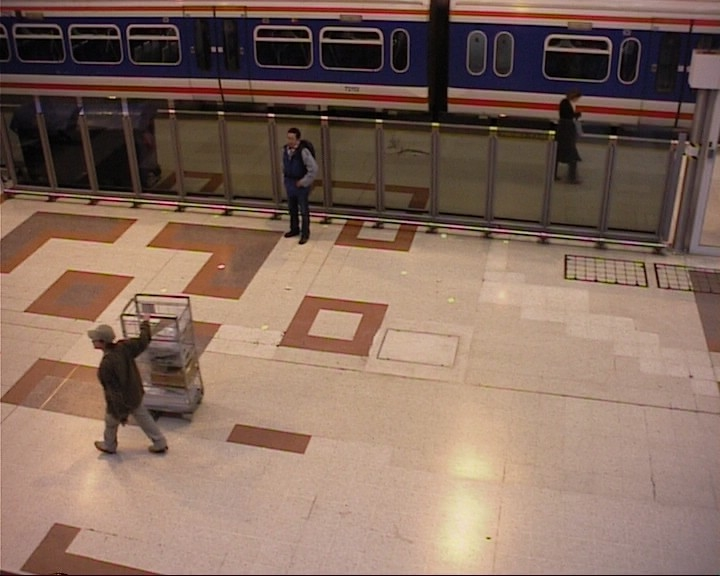
#> input picture in000216.jpg, 720 x 576 px
$ jupyter execute MeanshiftTracker.ipynb
#> lines starting #> are read from the running program, lines starting #| are printed output that depends on the picture; after the words box and inside, x2 and y2 are one past the last pixel; in counts of white or black regions, pixels touching at a corner belong together
<a href="https://colab.research.google.com/github/gabilodeau/INF6804/blob/master/MeanshiftTracker.ipynb" target="_parent"></a>

INF6804 Vision par ordinateur

Polytechnique Montréal

Exemple de suivi avec Mean-shift

[cell 1]
import cv2
import os
import matplotlib.pyplot as plt
import matplotlib.patches as patches
import numpy as np

Lecture de deux images tests et affichage.

[cell 2]
image_name = 'in000216.jpg'
if not os.path.exists(image_name):
  !gdown https://raw.githubusercontent.com/gabilodeau/INF6804/master/images/in000216.jpg
  !gdown https://raw.githubusercontent.com/gabilodeau/INF6804/master/images/in000219.jpg
  !gdown https://raw.githubusercontent.com/gabilodeau/INF6804/master/images/in000222.jpg
  !gdown https://raw.githubusercontent.com/gabilodeau/INF6804/master/images/in000225.jpg

[cell 3]
image1 = cv2.imread('in000216.jpg',cv2.IMREAD_GRAYSCALE)
#> image1: shape (576, 720); min 0, max 229, mean 113.5
image2 = cv2.imread('in000219.jpg',cv2.IMREAD_GRAYSCALE)
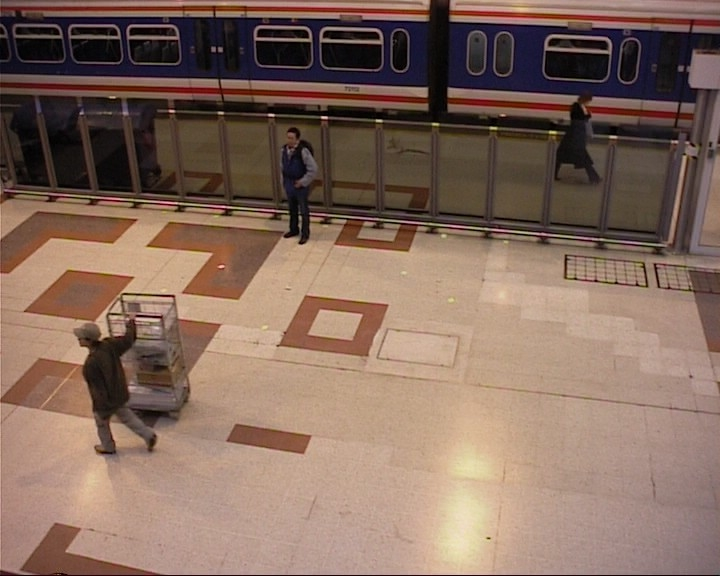
#> input picture in000219.jpg, 720 x 576 px
#> image2: shape (576, 720); min 0, max 228, mean 113.4
f, axarr = plt.subplots(1, 2, figsize=(15,15))
axarr[0].imshow(image1,cmap = plt.get_cmap('gray'))
axarr[1].imshow(image2,cmap = plt.get_cmap('gray'))
plt.show()

Définition du rectangle englobant (bbox) de la de la région d'intérêt (ROI).

[cell 4]
# Pour suivre une des trois personnes
#bbox = (279, 120, 36, 120)
#bbox = (83, 300, 70, 160)
bbox = (547, 90, 45, 100)
fig,ax = plt.subplots(1)
ax.imshow(image1,cmap = plt.get_cmap('gray'))
rect = patches.Rectangle((bbox[0],bbox[1]),bbox[2],bbox[3],linewidth=2,edgecolor='r',facecolor='none')
ax.add_patch(rect)
plt.show()

Calcul de l'histogramme de la ROI

[cell 5]
roi = (bbox[0], bbox[1], bbox[0]+bbox[2], bbox[1]+bbox[3])
mask = np.zeros((image1.shape[0],image1.shape[1]), np.uint8)
cv2.rectangle(mask,(roi[0],roi[1]),(roi[2],roi[3]),255,-1,8,0);
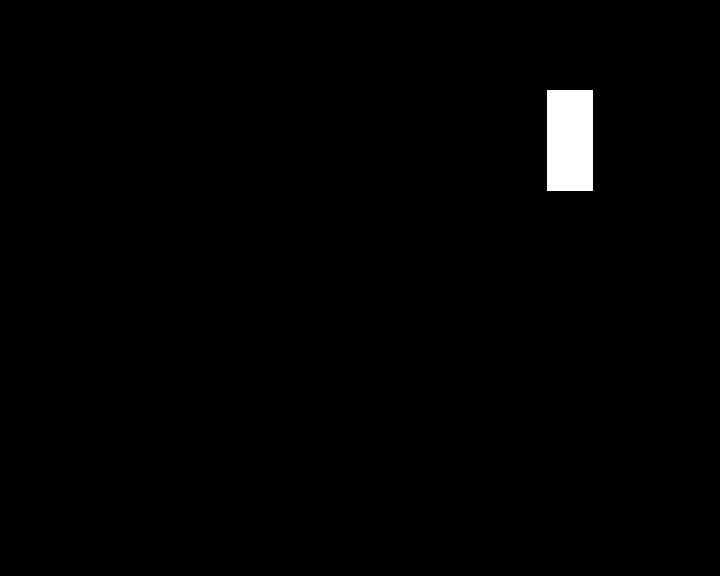
#> mask: shape (576, 720); 1.1% white; 1 white region, box (x1, y1, x2, y2) and area: (547, 90, 593, 191) 4646
roi_hist = cv2.calcHist([image1],[0],mask,[64],[0,256])
#> roi_hist = 64 values, max 433 at index 4, min 0 at index 37, mean 72.59
plt.plot(roi_hist,'r')
plt.show()
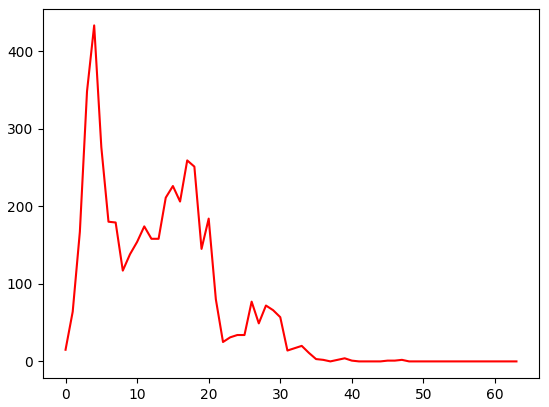
#> figure drawn by matplotlib, 1 panel; curve peaks at x = 4, y = 433

Rétroprojection de l'histogramme dans la trame suivante.

[cell 6]
retro = cv2.calcBackProject([image2],[0],roi_hist,[0,64],1)
plt.imshow(retro,cmap = plt.get_cmap('gray'))
plt.show()

Application de mean-shift

[cell 7]
#nb max (10) d'itérations ou déplacement <1 pixel
crit_fin = ( cv2.TERM_CRITERIA_EPS | cv2.TERM_CRITERIA_COUNT, 10, 1 )

iterations, bbox = cv2.meanShift(retro, bbox, crit_fin)
#> iterations = 3; bbox = (548, 86, 45, 100)
fig,ax = plt.subplots(1)
ax.imshow(image2,cmap = plt.get_cmap('gray'))
rect = patches.Rectangle((bbox[0],bbox[1]),bbox[2],bbox[3],linewidth=2,edgecolor='r',facecolor='none')
ax.add_patch(rect)
plt.show()

[cell 8]
image3 = cv2.imread('in000222.jpg',cv2.IMREAD_GRAYSCALE)
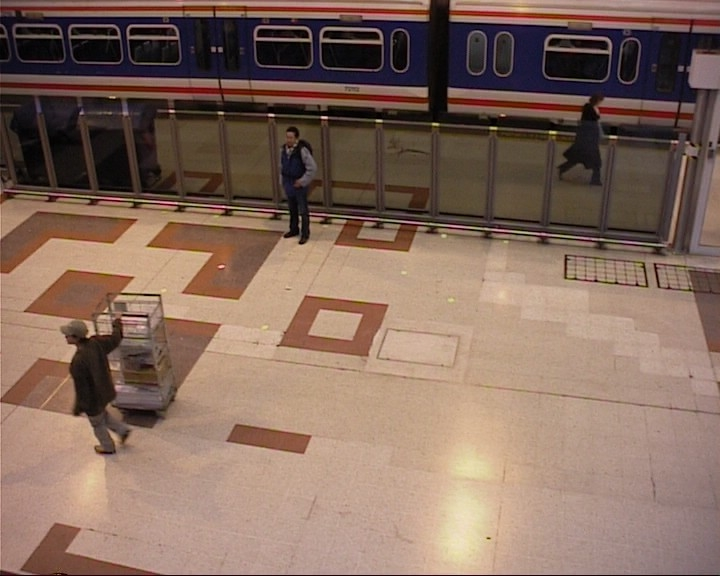
#> input picture in000222.jpg, 720 x 576 px
#> image3: shape (576, 720); min 0, max 229, mean 113.4
retro = cv2.calcBackProject([image3],[0],roi_hist,[0,64],1)
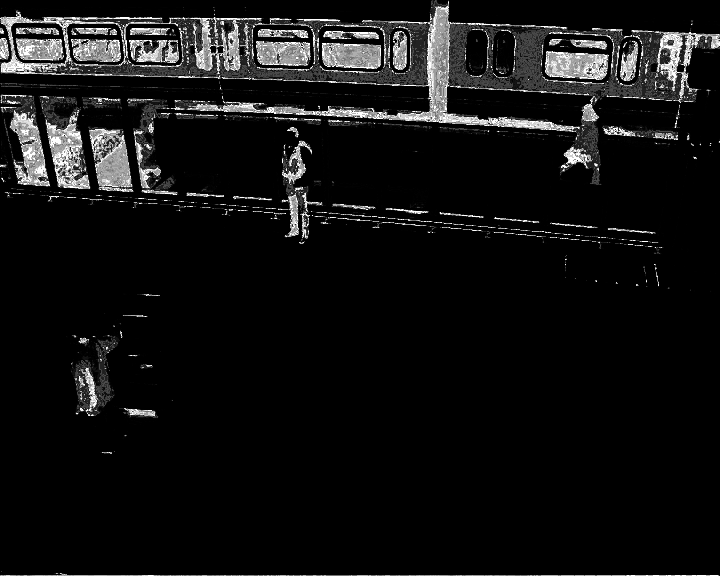
#> retro: shape (576, 720); min 0, max 255, mean 17.9
iterations, bbox = cv2.meanShift(retro, bbox, crit_fin)
#> bbox = (558, 80, 45, 100)
fig,ax = plt.subplots(1)
ax.imshow(image2,cmap = plt.get_cmap('gray'))
rect = patches.Rectangle((bbox[0],bbox[1]),bbox[2],bbox[3],linewidth=2,edgecolor='r',facecolor='none')
ax.add_patch(rect)
plt.show()

[cell 9]
image4 = cv2.imread('in000225.jpg',cv2.IMREAD_GRAYSCALE) #235,227
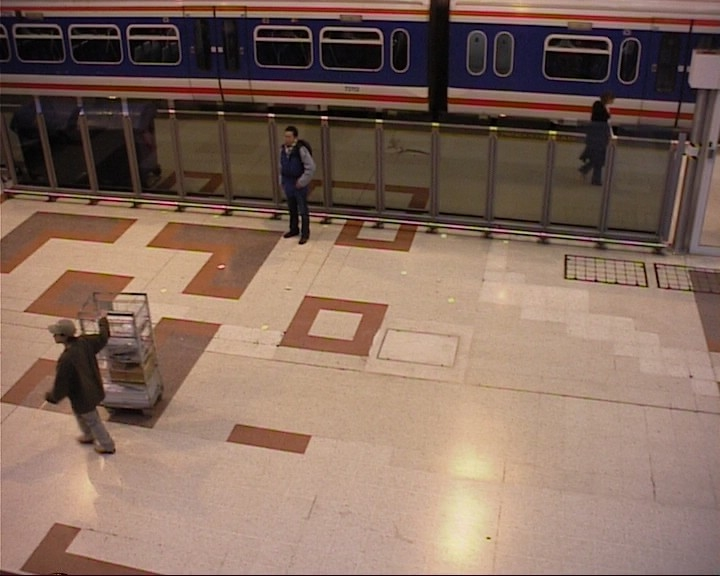
#> input picture in000225.jpg, 720 x 576 px
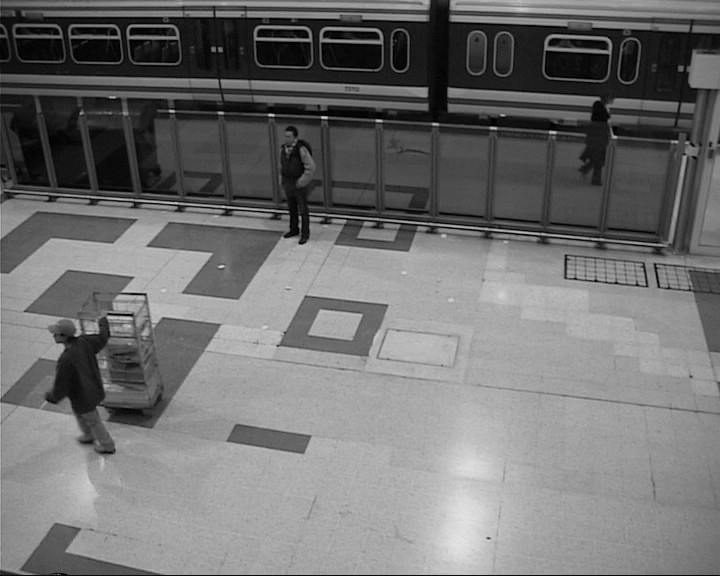
#> image4: shape (576, 720); min 0, max 229, mean 113.1
retro = cv2.calcBackProject([image4],[0],roi_hist,[0,64],1)
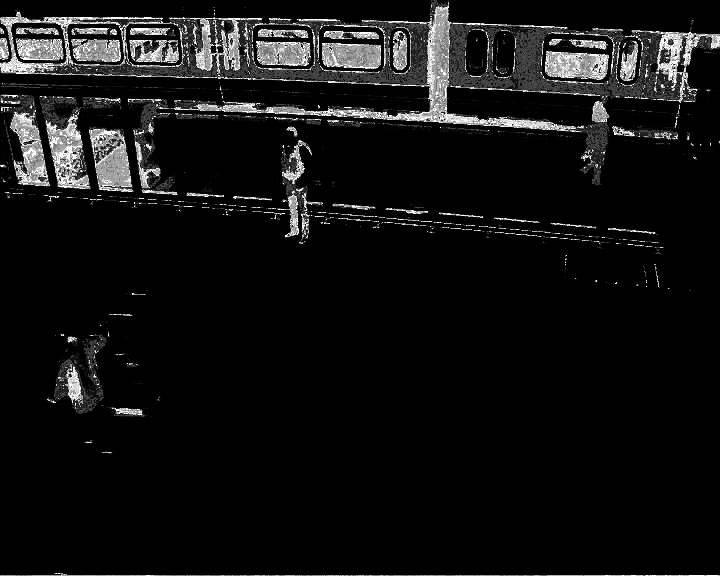
#> retro: shape (576, 720); min 0, max 255, mean 17.9
iterations, bbox = cv2.meanShift(retro, bbox, crit_fin)
#> iterations = 7; bbox = (567, 18, 45, 100)
fig,ax = plt.subplots(1)
ax.imshow(image4,cmap = plt.get_cmap('gray'))
rect = patches.Rectangle((bbox[0],bbox[1]),bbox[2],bbox[3],linewidth=2,edgecolor='r',facecolor='none')
ax.add_patch(rect)
plt.show()
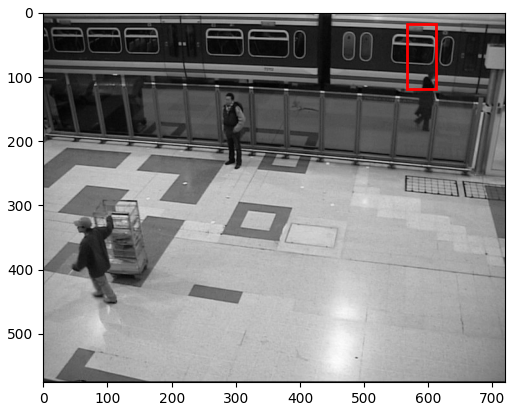
#> figure drawn by matplotlib, 1 panel

Résultats dans l'image de la rétroprojection

[cell 10]
fig,ax = plt.subplots(1)
ax.imshow(retro,cmap = plt.get_cmap('gray'))
rect = patches.Rectangle((bbox[0],bbox[1]),bbox[2],bbox[3],linewidth=2,edgecolor='r',facecolor='none')
ax.add_patch(rect)
plt.show()
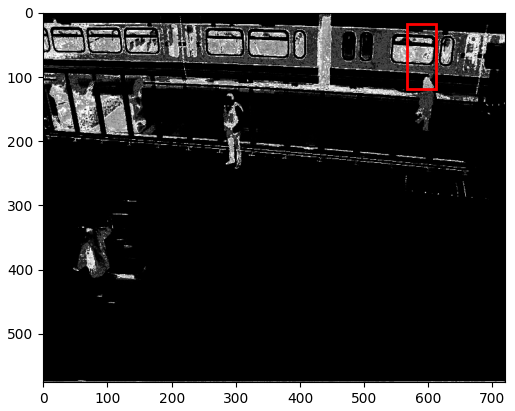
#> figure drawn by matplotlib, 1 panel
